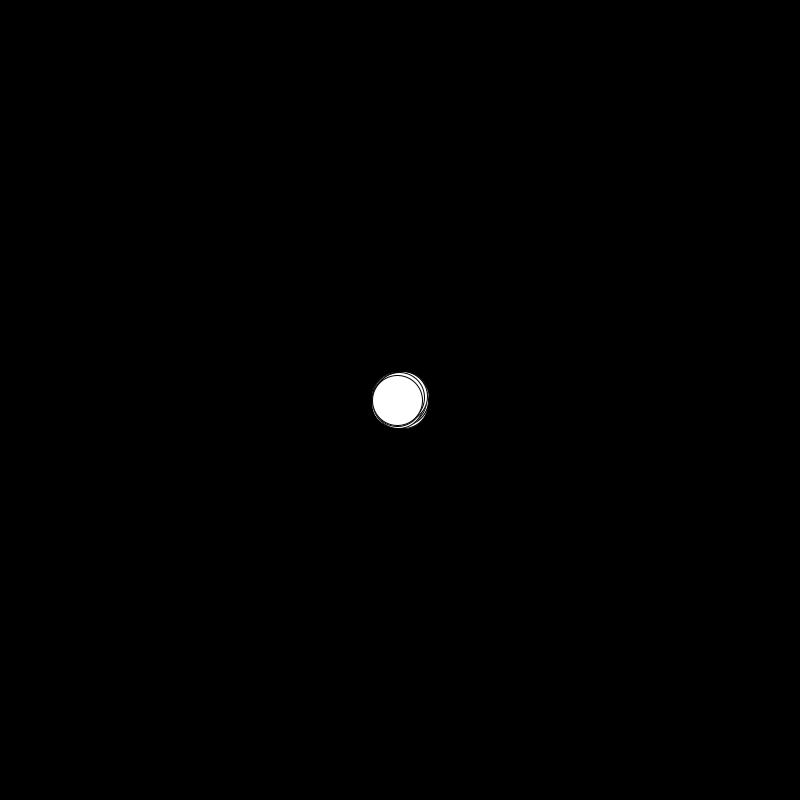
Frame 1 (no input)
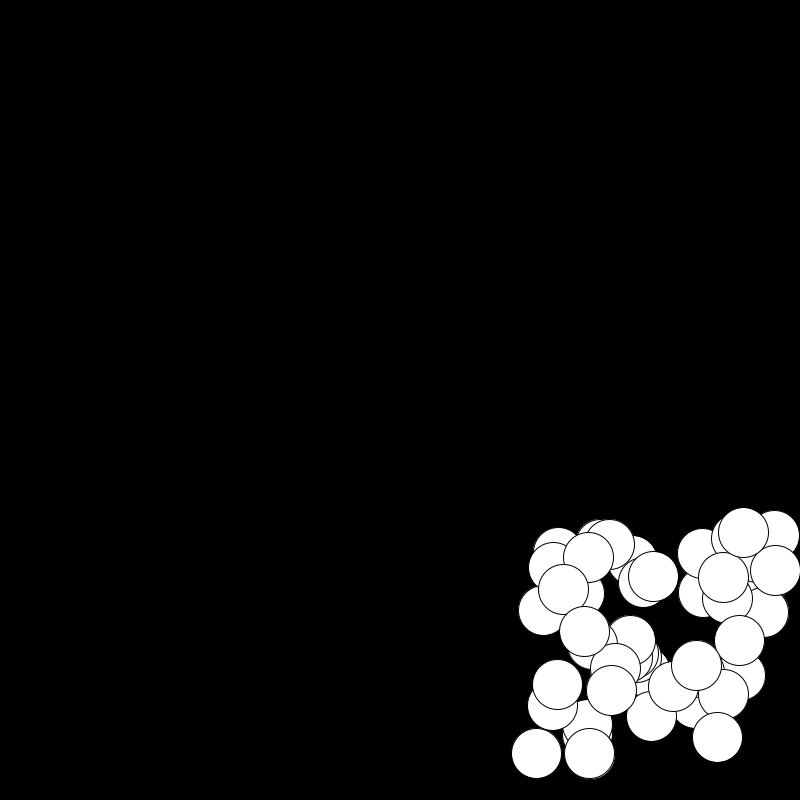
Frame 60 (the mouse pressed at the canvas centre just before this capture)
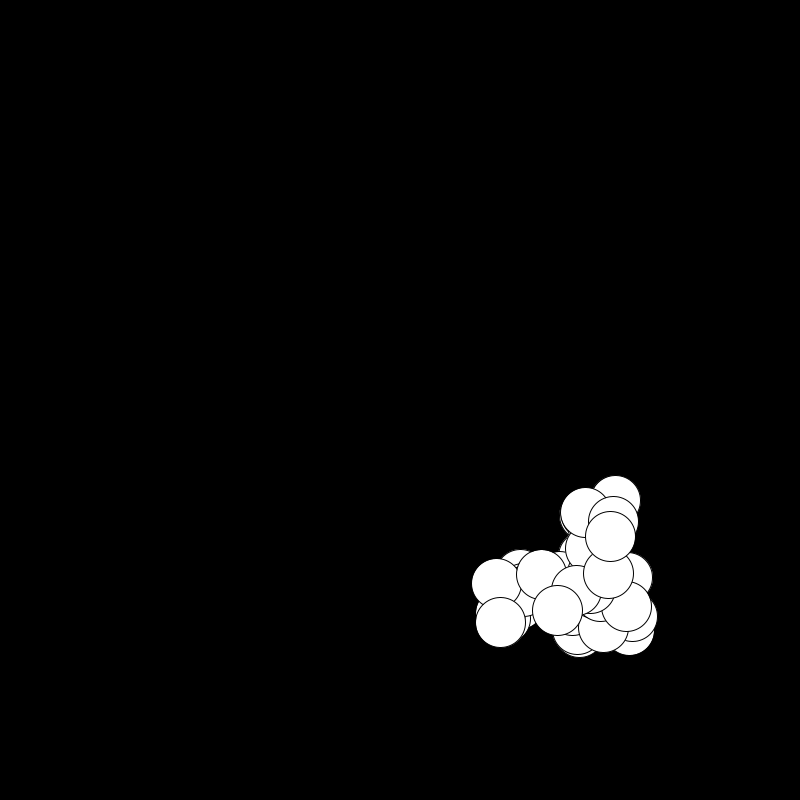
Frame 120 (the mouse held since frame 60 and released just before this capture)

The Processing sketch that drew these frames (run headless with seeded random() and noise(); from frame 60 on, the mouse is pressed at the canvas centre):

// Processing sketch: bouncingball
// ── bouncingball.pde
/*
* Class Exercise: Bouncing Ball
* Emily Wang
* 6.19.19
*/

ArrayList<Ball> balls;

void setup() {
  size(800, 800);
  ellipseMode(CENTER);
  background(0);
  balls = new ArrayList<Ball>();
  for (int i = 0; i < 50; i++) {
    balls.add(new Ball());
  }
  createBalls();
}

void draw() {
  background(0);
  createBalls();
}

void createBalls() {
  for (Ball b : balls) {
    b.move();
  }
}

// ── Ball.pde
class Ball {
  float size;
  PVector location;
  PVector velocity;
  PVector acceleration;
  
  Ball(int size, PVector loc, PVector vel, PVector acc) {
    this.size = size;
    location = loc;
    velocity = vel;
    acceleration = acc;
  }
  
  Ball() {
    this.size = 50;
    this.location = new PVector(width/2, height/2);
    this.velocity = new PVector(random(-2, 2), random(-2, 2));
    this.acceleration = new PVector(0.01, 0.01);
  }
  
  void create() {
    circle(location.x, location.y, size);
  }
  
  void move() {
    PVector mouse = new PVector(mouseX, mouseY);
    PVector force = PVector.sub(location, mouse);
    force.normalize();
    force.mult(0.2);
    acceleration = force;
    
    velocity.add(acceleration);
    velocity.limit(10);
    bounce();
    location.add(velocity);
    create();
  }
  
  void bounce() {
    if (location.x > width - size/2 || location.x < size/2) {
      velocity.x *= -1;
      acceleration.x *= -1;
    }
    if (location.y > height - size/2 || location.y < size/2) {
      velocity.y *= -1;
      acceleration.y *= -1;
    }
  }
}
